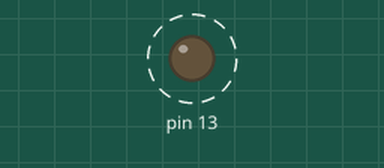
A sketch run on a simulated Arduino Uno, built with avr-gcc and run on an emulated ATmega328P. Parts: output pins drawn as LEDs (lit = HIGH). Dashed ring = blinking.

Above: at 0.1 s.
Timing chart, 0 to 3.0 s (numbered marks = the images above):
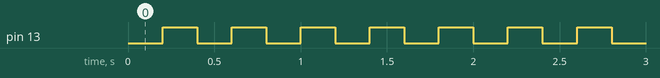

The sketch:

OOP_blinker.ino
```cpp
// Begin of class definition.
class Blinker {
  // Accessible outside the class.
public:
  Blinker(int led_pin, int blink_interval) {
    // Use constructor arguments to set private variables.
    led_pin_ = led_pin;
    blink_interval_ = blink_interval;
    last_blink_time_ = millis();
  }

  // Initialize required hardware.
  void begin() {
    pinMode(led_pin_, OUTPUT);
  }

  void blink() {
    if (millis() - last_blink_time_ >= blink_interval_) {
      last_blink_time_ += blink_interval_;
      blink_task();
    }
  }

  // A public set method to change a private variable.
  void set_blink_interval(int blink_interval) {
    blink_interval_ = blink_interval;
  }

  // Only accessible within the class itself.
private:
  unsigned long last_blink_time_;
  int blink_interval_;
  int led_pin_;

  void blink_task() {
    digitalWrite(led_pin_, !digitalRead(led_pin_));
  }
};
// End of class definition.

// Instantiate a Blinker object called myBlinker.
Blinker myBlinker(13, 200);

void setup() {
  myBlinker.begin();
}

void loop() {
  myBlinker.blink();
}
```

Measured:
- by itself, pin 13: alternates HIGH for 0.20 s and LOW for 0.20 s
